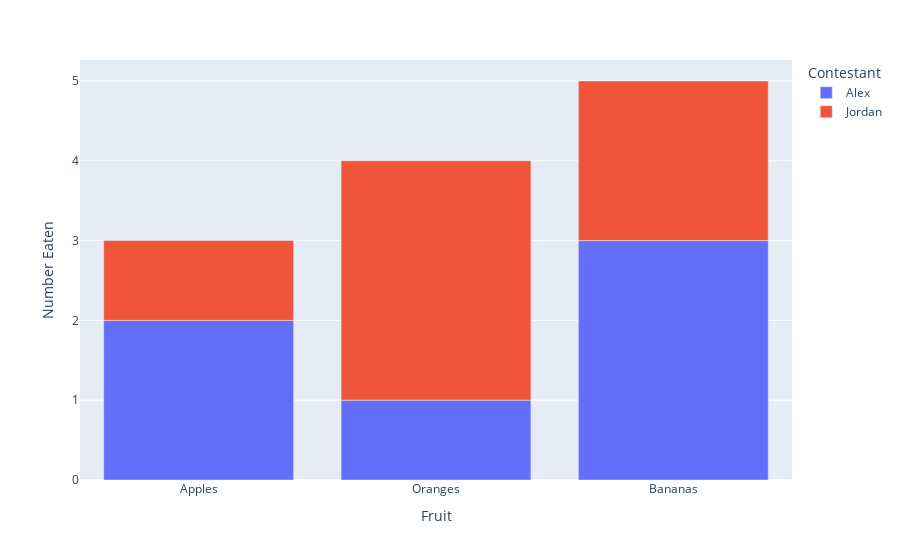

Write notebook code for a chart like this one.
### Markdown cell above
### Express 방식으로 막대그래프 그리기
- 커스텀 어려움

### Code cell
import plotly.express as px
fig = px.bar(temp, x='Fruit', y='Number Eaten', color = 'Contestant')    # barmode X (누적됨)
fig.show()

### Figure 1 — Plotly figure (JSON) as saved in the notebook; plotly's stock layout.template omitted (floating-point values rounded to 4 significant figures)
{"data": [{"alignmentgroup": "True", "hovertemplate": "Contestant=Alex<br>Fruit=%{x}<br>Number Eaten=%{y}<extra></extra>", "legendgroup": "Alex", "marker": {"color": "#636efa", "pattern": {"shape": ""}}, "name": "Alex", "offsetgroup": "Alex", "orientation": "v", "showlegend": true, "textposition": "auto", "type": "bar", "x": ["Apples", "Oranges", "Bananas"], "xaxis": "x", "y": [2, 1, 3], "yaxis": "y"}, {"alignmentgroup": "True", "hovertemplate": "Contestant=Jordan<br>Fruit=%{x}<br>Number Eaten=%{y}<extra></extra>", "legendgroup": "Jordan", "marker": {"color": "#EF553B", "pattern": {"shape": ""}}, "name": "Jordan", "offsetgroup": "Jordan", "orientation": "v", "showlegend": true, "textposition": "auto", "type": "bar", "x": ["Apples", "Oranges", "Bananas"], "xaxis": "x", "y": [1, 3, 2], "yaxis": "y"}], "layout": {"autosize": true, "barmode": "relative", "legend": {"title": {"text": "Contestant"}, "tracegroupgap": 0}, "margin": {"t": 60}, "xaxis": {"anchor": "y", "autorange": true, "domain": [0, 1], "range": [-0.5, 2.5], "title": {"text": "Fruit"}, "type": "category"}, "yaxis": {"anchor": "x", "autorange": true, "domain": [0, 1], "range": [0, 5.263], "title": {"text": "Number Eaten"}, "type": "linear"}}}
